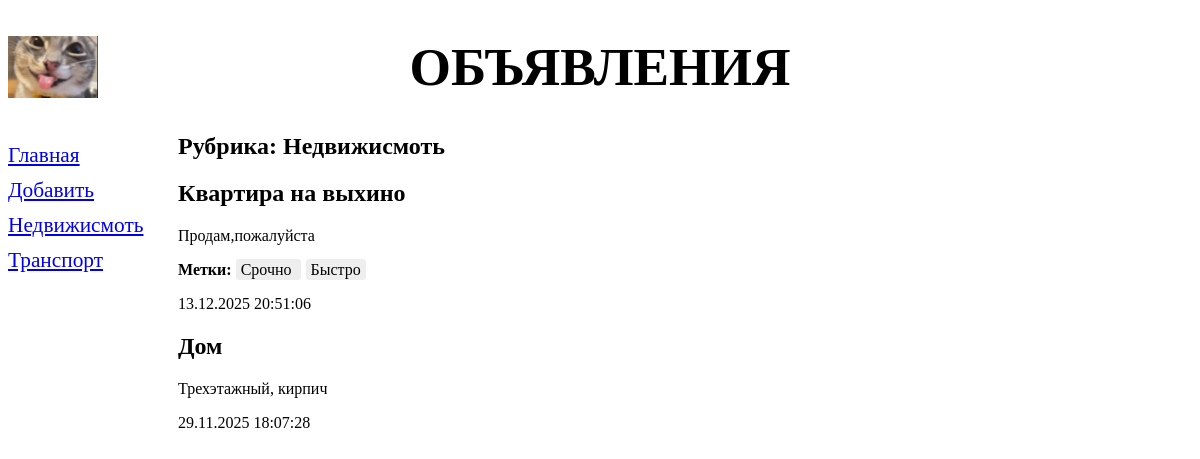
Screenshot of /bboard/1/ with the database file from the repository.
### bboard/models.py (models this page shows, shortened)
class Rubric(models.Model):
    name = models.CharField(max_length=20, db_index=True, verbose_name='Название')
    class Meta:
        verbose_name_plural = 'Рубрики'
        verbose_name = 'Рубрика'
        ordering = ['name']

class Bb(models.Model):
    title = models.CharField(
        max_length=50,
        verbose_name='Товар',
        validators=[validate_clean_title, validate_capital_start]
    )
    content = models.TextField(verbose_name='Описание')
    price = models.FloatField(
        verbose_name='Цена',
        validators=[validate_non_negative]
    )
    published = models.DateTimeField(auto_now_add=True, db_index=True, verbose_name='Опубликовано')
    image = models.ImageField(upload_to='bbs/', blank=True, null=True, verbose_name='Фото')
    rubric = models.ForeignKey(Rubric, null=True, on_delete=models.PROTECT, verbose_name='Рубрика')
    stickers = models.ManyToManyField(Sticker, blank=True, verbose_name='Стикеры')
    class Meta:
        verbose_name_plural = 'Объявления'
        verbose_name = 'Объявление'
        ordering = ['-published']

class Sticker(models.Model):
    name = models.CharField(max_length=20, verbose_name='Стикер')
    class Meta:
        verbose_name = 'Стикер'
        verbose_name_plural = 'Стикеры'

### bboard/views.py (the view)
# urls.py: path('<int:rubric_id>/', rubric_bbs, name='rubric_bbs'),
def rubric_bbs(request, rubric_id):
    bbs = Bb.objects.filter(rubric=rubric_id)
    rubrics = Rubric.objects.all()
    current_rubric = Rubric.objects.get(pk=rubric_id)
    context = {'bbs': bbs, 'rubrics': rubrics,'current_rubric': current_rubric}
    return render(request, 'bboard/rubric_bbs.html', context)

### bboard/context_processors.py (called while the page is built)
def rubrics(request):
    return {'rubrics': Rubric.objects.all()}

### bboard/templates/bboard/rubric_bbs.html (shortened to what this page needs)
{% extends "layout/basic.html" %}
{% block content %}
<h2>Рубрика: {{ current_rubric.name }}</h2>
{% for bb in bbs %}
<div>
    <h2>{{ bb.title }}</h2>
    <p>{{ bb.content }}</p>
    <p>
                {% if bb.stickers.all %}
                    <strong>Метки:</strong>
                    {% for sticker in bb.stickers.all %}
                        <span style="background-color: #eee; padding: 2px 5px; margin-right: 5px; border-radius: 3px;">
                            {{ sticker.name }}
                        </span>
                    {% endfor %}
                {% endif %}
    </p>
    <p>{{ bb.published|date:"d.m.Y H:i:s" }}</p>
</div>
{% endfor %}
{% endblock %}

### bboard/templates/layout/basic.html (shortened to what this page needs)
{% load static %}
<!DOCTYPE html>
<html>
    <head>
        <link rel="stylesheet" type="text/css"
              href="{% static 'bboard/style.css' %}">
    </head>
    <body>
        <header>
            <h1>Объявления</h1>
        </header>
        <nav>
            <a href="{% url 'index' %}">Главная</a>
            <a href="{% url 'index' %}#add-form">Добавить</a>
            {% for rubric in rubrics %}
            <a href="{% url 'rubric_bbs' rubric.pk %}">{{ rubric.name }}</a>
            {% endfor %}
        </nav>
        <main>
        {% block content %}
        {% endblock %}
        </main>
    </body>
</html>

### bboard/static/bboard/style.css (style rules this page uses)
header h1 { font-size: 40pt; text-transform: uppercase; text-align: center; background: url("bg.jpg") left / auto 150% no-repeat; }
nav { font-size: 16pt; width: 150px; float: left; }
nav a { display: block; margin: 10px 0px; }
main { margin-left: 170px; }

### rows the page displays
Rubric: name "Недвижисмоть"
Rubric: name "Транспорт"
Bb: title "Квартира на выхино", content "Продам,пожалуйста", published "13.12.2025 20:51:06"
Sticker: name "Срочно"
Sticker: name "Быстро"
Bb: title "Дом", content "Трехэтажный, кирпич", published "29.11.2025 18:07:28"
